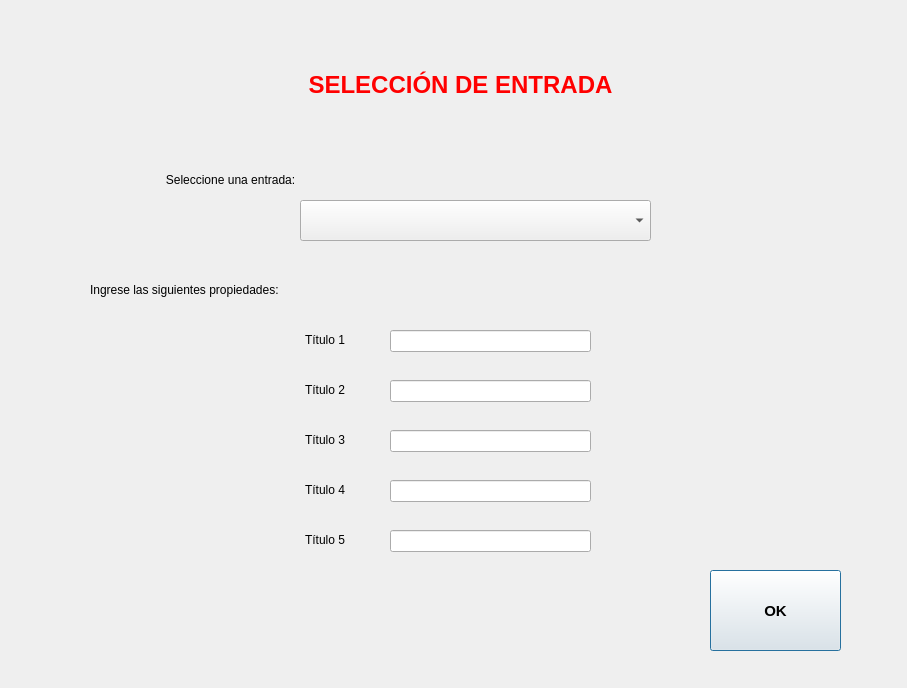
<?xml version="1.0" encoding="UTF-8"?>
<ui version="4.0">
 <class>Filter</class>
 <widget class="QDialog" name="Filter">
  <property name="geometry">
   <rect>
    <x>0</x>
    <y>0</y>
    <width>907</width>
    <height>688</height>
   </rect>
  </property>
  <property name="windowTitle">
   <string>Dialog</string>
  </property>
  <property name="autoFillBackground">
   <bool>false</bool>
  </property>
  <widget class="QLabel" name="label">
   <property name="geometry">
    <rect>
     <x>270</x>
     <y>40</y>
     <width>381</width>
     <height>91</height>
    </rect>
   </property>
   <property name="font">
    <font>
     <pointsize>18</pointsize>
     <weight>75</weight>
     <bold>true</bold>
    </font>
   </property>
   <property name="text">
    <string>&lt;html&gt;&lt;head/&gt;&lt;body&gt;&lt;p&gt;&lt;span style=&quot; color:#ff0000;&quot;&gt;SELECCIÓN DE ENTRADA&lt;/span&gt;&lt;/p&gt;&lt;/body&gt;&lt;/html&gt;</string>
   </property>
   <property name="textFormat">
    <enum>Qt::AutoText</enum>
   </property>
   <property name="alignment">
    <set>Qt::AlignCenter</set>
   </property>
  </widget>
  <widget class="QComboBox" name="inputComboBox">
   <property name="geometry">
    <rect>
     <x>300</x>
     <y>200</y>
     <width>351</width>
     <height>41</height>
    </rect>
   </property>
  </widget>
  <widget class="QLabel" name="labelInputComboBox">
   <property name="geometry">
    <rect>
     <x>150</x>
     <y>170</y>
     <width>161</width>
     <height>20</height>
    </rect>
   </property>
   <property name="text">
    <string>Seleccione una entrada:</string>
   </property>
   <property name="alignment">
    <set>Qt::AlignCenter</set>
   </property>
  </widget>
  <widget class="QLabel" name="label_2">
   <property name="geometry">
    <rect>
     <x>90</x>
     <y>280</y>
     <width>221</width>
     <height>20</height>
    </rect>
   </property>
   <property name="text">
    <string>Ingrese las siguientes propiedades:</string>
   </property>
  </widget>
  <widget class="QLabel" name="titleProperty1">
   <property name="geometry">
    <rect>
     <x>134</x>
     <y>330</y>
     <width>211</width>
     <height>20</height>
    </rect>
   </property>
   <property name="text">
    <string>Título 1</string>
   </property>
   <property name="alignment">
    <set>Qt::AlignRight|Qt::AlignTrailing|Qt::AlignVCenter</set>
   </property>
  </widget>
  <widget class="QLabel" name="titleProperty2">
   <property name="geometry">
    <rect>
     <x>134</x>
     <y>380</y>
     <width>211</width>
     <height>20</height>
    </rect>
   </property>
   <property name="text">
    <string>Título 2</string>
   </property>
   <property name="alignment">
    <set>Qt::AlignRight|Qt::AlignTrailing|Qt::AlignVCenter</set>
   </property>
  </widget>
  <widget class="QLabel" name="titleProperty3">
   <property name="geometry">
    <rect>
     <x>134</x>
     <y>430</y>
     <width>211</width>
     <height>20</height>
    </rect>
   </property>
   <property name="text">
    <string>Título 3</string>
   </property>
   <property name="alignment">
    <set>Qt::AlignRight|Qt::AlignTrailing|Qt::AlignVCenter</set>
   </property>
  </widget>
  <widget class="QLabel" name="titleProperty4">
   <property name="geometry">
    <rect>
     <x>134</x>
     <y>480</y>
     <width>211</width>
     <height>20</height>
    </rect>
   </property>
   <property name="text">
    <string>Título 4</string>
   </property>
   <property name="alignment">
    <set>Qt::AlignRight|Qt::AlignTrailing|Qt::AlignVCenter</set>
   </property>
  </widget>
  <widget class="QLabel" name="titleProperty5">
   <property name="geometry">
    <rect>
     <x>134</x>
     <y>530</y>
     <width>211</width>
     <height>20</height>
    </rect>
   </property>
   <property name="text">
    <string>Título 5</string>
   </property>
   <property name="alignment">
    <set>Qt::AlignRight|Qt::AlignTrailing|Qt::AlignVCenter</set>
   </property>
  </widget>
  <widget class="QLineEdit" name="editProperty1">
   <property name="geometry">
    <rect>
     <x>390</x>
     <y>330</y>
     <width>201</width>
     <height>22</height>
    </rect>
   </property>
   <property name="text">
    <string/>
   </property>
   <property name="placeholderText">
    <string/>
   </property>
  </widget>
  <widget class="QLineEdit" name="editProperty2">
   <property name="geometry">
    <rect>
     <x>390</x>
     <y>380</y>
     <width>201</width>
     <height>22</height>
    </rect>
   </property>
  </widget>
  <widget class="QLineEdit" name="editProperty3">
   <property name="geometry">
    <rect>
     <x>390</x>
     <y>430</y>
     <width>201</width>
     <height>22</height>
    </rect>
   </property>
  </widget>
  <widget class="QLineEdit" name="editProperty4">
   <property name="geometry">
    <rect>
     <x>390</x>
     <y>480</y>
     <width>201</width>
     <height>22</height>
    </rect>
   </property>
  </widget>
  <widget class="QLineEdit" name="editProperty5">
   <property name="geometry">
    <rect>
     <x>390</x>
     <y>530</y>
     <width>201</width>
     <height>22</height>
    </rect>
   </property>
  </widget>
  <widget class="QPushButton" name="okButton">
   <property name="geometry">
    <rect>
     <x>710</x>
     <y>570</y>
     <width>131</width>
     <height>81</height>
    </rect>
   </property>
   <property name="font">
    <font>
     <pointsize>11</pointsize>
     <weight>75</weight>
     <bold>true</bold>
    </font>
   </property>
   <property name="autoFillBackground">
    <bool>false</bool>
   </property>
   <property name="text">
    <string>OK</string>
   </property>
  </widget>
 </widget>
 <resources/>
 <connections/>
</ui>
